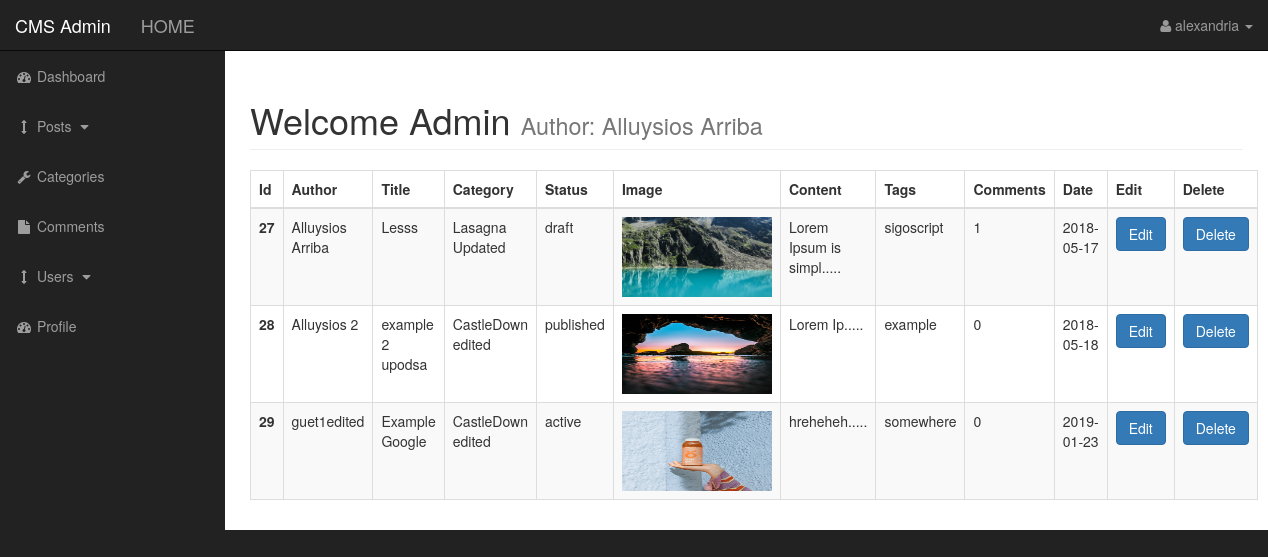
Screenshot of /admin/posts.php (signed in) with the database file from the repository.
### tables this page shows
CREATE TABLE `posts` (
  `post_id` int(3) NOT NULL,
  `post_category_id` int(3) NOT NULL,
  `post_title` varchar(255) NOT NULL,
  `post_author` varchar(255) NOT NULL,
  `post_date` date NOT NULL,
  `post_image` text NOT NULL,
  `post_content` text NOT NULL,
  `post_tags` varchar(255) NOT NULL,
  `post_comment_count` int(11) NOT NULL,
  `post_status` varchar(255) NOT NULL DEFAULT 'draft'
);

CREATE TABLE `categories` (
  `cat_id` int(11) NOT NULL,
  `cat_title` varchar(255) NOT NULL
);

### admin/includes/view_all_posts.php (the view, shortened to what this page needs)
<table class="table table-striped table-bordered table-hover">
    <thead class="thead-dark">
        <tr>
            <th scope="col">Id</th>
            <th scope="col">Author</th>
            <th scope="col">Title</th>
            <th scope="col">Category</th>
            <th scope="col">Status</th>
            <th scope="col">Image</th>
            <th scope="col">Content</th>
            <th scope="col">Tags</th>
            <th scope="col">Comments</th>
            <th scope="col">Date</th>
            <th scope="col">Edit</th>
            <th scope="col">Delete</th>
        </tr>
    </thead>
    <tbody>
    <?php
        $query = "SELECT * FROM posts";
        $select_posts = mysqli_query($connection, $query);
        while ($row = mysqli_fetch_assoc($select_posts)) {
            $post_id = $row['post_id'];
            $post_author = $row['post_author'];
            $post_title = $row['post_title'];
            $post_category_id = $row['post_category_id'];
            $post_status = $row['post_status'];
            $post_image = $row['post_image'];
            $post_content = substr($row['post_content'], 0, 20) . '.....';
            $post_tags = $row['post_tags'];
            $post_comment_count = $row['post_comment_count'];
            $post_date = $row['post_date'];
            $query = "SELECT * FROM categories WHERE cat_id = $post_category_id";
            $select_categories = mysqli_query($connection, $query);
            while ($row = mysqli_fetch_assoc($select_categories)) {
                $cat_title = $row['cat_title'];
            }
            echo
                "
                <tr>
                    <th scope='row'>{$post_id}</th>
                    <td>{$post_author}</td>
                    <td>{$post_title}</td>
                    <td>{$cat_title}</td>
                    <td>{$post_status}</td>
                    <td style='text-align:center;'><img src='../img/{$post_image}' width='150' height='80'></td>
                    <td>{$post_content}</td>
                    <td>{$post_tags}</td>
                    <td>{$post_comment_count}</td>
                    <td>{$post_date}</td>
                    <td><a href='posts.php?source=edit_post&p_id={$post_id}' class='btn btn-primary'>Edit</a></td>
                    <td><a href='posts.php?delete={$post_id}' class='btn btn-primary'>Delete</a></td>
                </tr>";
        }
    ?>
    </tbody>
</table>

### admin/css/sb-admin.css (style rules this page uses)
body { margin-top: 100px; background-color: #222; }
@media (min-width:768px) { body { margin-top: 50px; } }

### rows the page displays
posts: post_id "27", post_author "Alluysios Arriba", post_title "Lesss", categories.cat_title "Lasagna Updated", post_status "draft", post_image (picture), post_content "Lorem Ipsum is simpl.....", post_tags "sigoscript", post_comment_count "1", post_date "2018-05-17"
posts: post_id "28", post_author "Alluysios 2", post_title "example 2 upodsa", categories.cat_title "CastleDown edited", post_status "published", post_image (picture), post_content "Lorem Ip.....", post_tags "example", post_comment_count "0", post_date "2018-05-18"
posts: post_id "29", post_author "guet1edited", post_title "Example Google", categories.cat_title "CastleDown edited", post_status "active", post_image (picture), post_content "hreheheh.....", post_tags "somewhere", post_comment_count "0", post_date "2019-01-23"

### other values shown
$_SESSION['firstname'] "alexandria"
